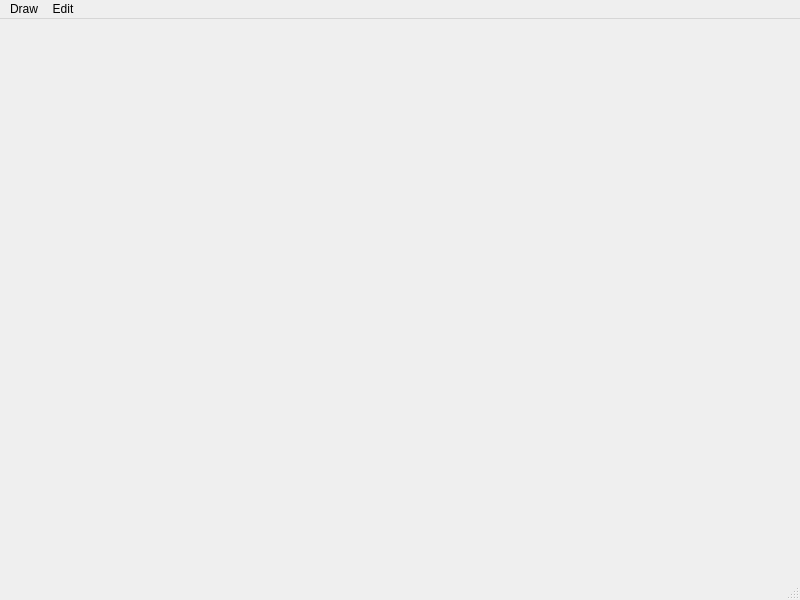
<?xml version="1.0" encoding="UTF-8"?>
<ui version="4.0">
 <class>MainWindow</class>
 <widget class="QMainWindow" name="MainWindow">
  <property name="geometry">
   <rect>
    <x>0</x>
    <y>0</y>
    <width>800</width>
    <height>600</height>
   </rect>
  </property>
  <property name="windowTitle">
   <string>MainWindow</string>
  </property>
  <widget class="QWidget" name="centralwidget">
   <widget class="QLabel" name="label">
    <property name="geometry">
     <rect>
      <x>130</x>
      <y>460</y>
      <width>581</width>
      <height>51</height>
     </rect>
    </property>
    <property name="text">
     <string/>
    </property>
   </widget>
  </widget>
  <widget class="QMenuBar" name="menubar">
   <property name="geometry">
    <rect>
     <x>0</x>
     <y>0</y>
     <width>800</width>
     <height>23</height>
    </rect>
   </property>
   <widget class="QMenu" name="menuDraw">
    <property name="title">
     <string>Draw</string>
    </property>
    <widget class="QMenu" name="menuProperties">
     <property name="title">
      <string>Properties</string>
     </property>
     <addaction name="actionPage_Setup"/>
     <addaction name="actionSet_Password"/>
    </widget>
    <addaction name="actionDraw_Circle"/>
    <addaction name="actionDraw_Rectangle"/>
    <addaction name="actionDraw_Line"/>
    <addaction name="separator"/>
    <addaction name="separator"/>
    <addaction name="menuProperties"/>
   </widget>
   <widget class="QMenu" name="menuEdit">
    <property name="title">
     <string>Edit</string>
    </property>
    <addaction name="actionCut"/>
    <addaction name="actionCopy"/>
    <addaction name="actionPaste"/>
   </widget>
   <addaction name="menuDraw"/>
   <addaction name="menuEdit"/>
  </widget>
  <widget class="QStatusBar" name="statusbar"/>
  <action name="actionDraw_Circle">
   <property name="text">
    <string>Draw Circle</string>
   </property>
   <property name="toolTip">
    <string>To Draw a Circle</string>
   </property>
  </action>
  <action name="actionDraw_Rectangle">
   <property name="text">
    <string>Draw Rectangle</string>
   </property>
  </action>
  <action name="actionDraw_Line">
   <property name="text">
    <string>Draw Line</string>
   </property>
  </action>
  <action name="actionPage_Setup">
   <property name="text">
    <string>Page Setup</string>
   </property>
  </action>
  <action name="actionSet_Password">
   <property name="checkable">
    <bool>true</bool>
   </property>
   <property name="text">
    <string>Set Password</string>
   </property>
  </action>
  <action name="actionCut">
   <property name="text">
    <string>Cut</string>
   </property>
  </action>
  <action name="actionCopy">
   <property name="text">
    <string>Copy</string>
   </property>
   <property name="shortcut">
    <string>Ctrl+C</string>
   </property>
  </action>
  <action name="actionPaste">
   <property name="text">
    <string>Paste</string>
   </property>
   <property name="shortcut">
    <string>Ctrl+V</string>
   </property>
  </action>
 </widget>
 <resources/>
 <connections/>
</ui>
